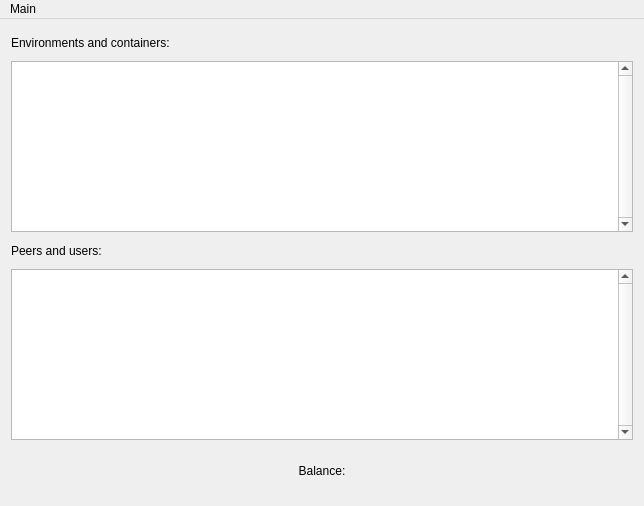
<?xml version="1.0" encoding="UTF-8"?>
<ui version="4.0">
 <class>HubStatisticWindow</class>
 <widget class="QMainWindow" name="HubStatisticWindow">
  <property name="geometry">
   <rect>
    <x>0</x>
    <y>0</y>
    <width>644</width>
    <height>506</height>
   </rect>
  </property>
  <property name="windowTitle">
   <string>Hub statistics</string>
  </property>
  <widget class="QWidget" name="centralWidget">
   <layout class="QVBoxLayout" name="verticalLayout">
    <item>
     <layout class="QGridLayout" name="gridLayout" rowstretch="1,7,1,7,2">
      <item row="0" column="0">
       <widget class="QLabel" name="lbl_env_containers">
        <property name="text">
         <string>Environments and containers:</string>
        </property>
       </widget>
      </item>
      <item row="1" column="0">
       <widget class="QTreeView" name="tree_v_containers">
        <property name="styleSheet">
         <string notr="true">QTreeView {
    show-decoration-selected: 1;
}

QTreeView::item {
     border: 1px solid #d9d9d9;
    border-top-color: transparent;
    border-bottom-color: transparent;
}

QTreeView::item:hover {
    background: qlineargradient(x1: 0, y1: 0, x2: 0, y2: 1, stop: 0 #e7effd, stop: 1 #cbdaf1);
    border: 1px solid #bfcde4;
}

QTreeView::item:selected {
    border: 1px solid #567dbc;
}

QTreeView::item:selected:active{
    background: qlineargradient(x1: 0, y1: 0, x2: 0, y2: 1, stop: 0 #6ea1f1, stop: 1 #567dbc);
}

QTreeView::item:selected:!active {
    background: qlineargradient(x1: 0, y1: 0, x2: 0, y2: 1, stop: 0 #6b9be8, stop: 1 #577fbf);
}</string>
        </property>
        <property name="verticalScrollBarPolicy">
         <enum>Qt::ScrollBarAlwaysOn</enum>
        </property>
        <property name="alternatingRowColors">
         <bool>true</bool>
        </property>
        <property name="selectionMode">
         <enum>QAbstractItemView::NoSelection</enum>
        </property>
        <property name="selectionBehavior">
         <enum>QAbstractItemView::SelectItems</enum>
        </property>
        <property name="animated">
         <bool>true</bool>
        </property>
       </widget>
      </item>
      <item row="2" column="0">
       <widget class="QLabel" name="lbl_peers_users">
        <property name="text">
         <string>Peers and users:</string>
        </property>
       </widget>
      </item>
      <item row="3" column="0">
       <widget class="QTreeView" name="tree_v_peers_users">
        <property name="styleSheet">
         <string notr="true">QTreeView {
    show-decoration-selected: 1;
}

QTreeView::item {
     border: 1px solid #d9d9d9;
    border-top-color: transparent;
    border-bottom-color: transparent;
}

QTreeView::item:hover {
    background: qlineargradient(x1: 0, y1: 0, x2: 0, y2: 1, stop: 0 #e7effd, stop: 1 #cbdaf1);
    border: 1px solid #bfcde4;
}

QTreeView::item:selected {
    border: 1px solid #567dbc;
}

QTreeView::item:selected:active{
    background: qlineargradient(x1: 0, y1: 0, x2: 0, y2: 1, stop: 0 #6ea1f1, stop: 1 #567dbc);
}

QTreeView::item:selected:!active {
    background: qlineargradient(x1: 0, y1: 0, x2: 0, y2: 1, stop: 0 #6b9be8, stop: 1 #577fbf);
}</string>
        </property>
        <property name="verticalScrollBarPolicy">
         <enum>Qt::ScrollBarAlwaysOn</enum>
        </property>
        <property name="alternatingRowColors">
         <bool>true</bool>
        </property>
        <property name="selectionMode">
         <enum>QAbstractItemView::NoSelection</enum>
        </property>
        <property name="selectionBehavior">
         <enum>QAbstractItemView::SelectItems</enum>
        </property>
        <property name="animated">
         <bool>true</bool>
        </property>
       </widget>
      </item>
      <item row="4" column="0">
       <widget class="QLabel" name="lbl_balance">
        <property name="text">
         <string>Balance:</string>
        </property>
        <property name="alignment">
         <set>Qt::AlignCenter</set>
        </property>
       </widget>
      </item>
     </layout>
    </item>
   </layout>
  </widget>
  <widget class="QMenuBar" name="menuBar">
   <property name="geometry">
    <rect>
     <x>0</x>
     <y>0</y>
     <width>644</width>
     <height>25</height>
    </rect>
   </property>
   <widget class="QMenu" name="menu_main">
    <property name="title">
     <string>Main</string>
    </property>
    <addaction name="ma_settings"/>
    <addaction name="separator"/>
    <addaction name="ma_quit"/>
   </widget>
   <addaction name="menu_main"/>
  </widget>
  <action name="ma_settings">
   <property name="icon">
    <iconset resource="../../resources/resources.qrc">
     <normaloff>:/hub/settings.png</normaloff>:/hub/settings.png</iconset>
   </property>
   <property name="text">
    <string>Settings</string>
   </property>
   <property name="visible">
    <bool>true</bool>
   </property>
  </action>
  <action name="ma_quit">
   <property name="icon">
    <iconset resource="../../resources/resources.qrc">
     <normaloff>:/hub/log_out.png</normaloff>:/hub/log_out.png</iconset>
   </property>
   <property name="text">
    <string>Quit</string>
   </property>
  </action>
 </widget>
 <layoutdefault spacing="6" margin="11"/>
 <resources>
  <include location="../../resources/resources.qrc"/>
 </resources>
 <connections/>
</ui>
